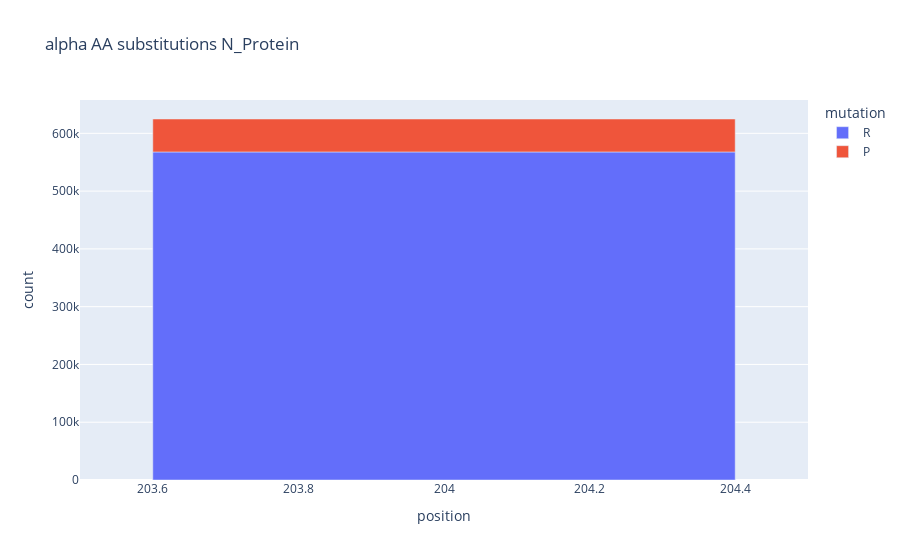
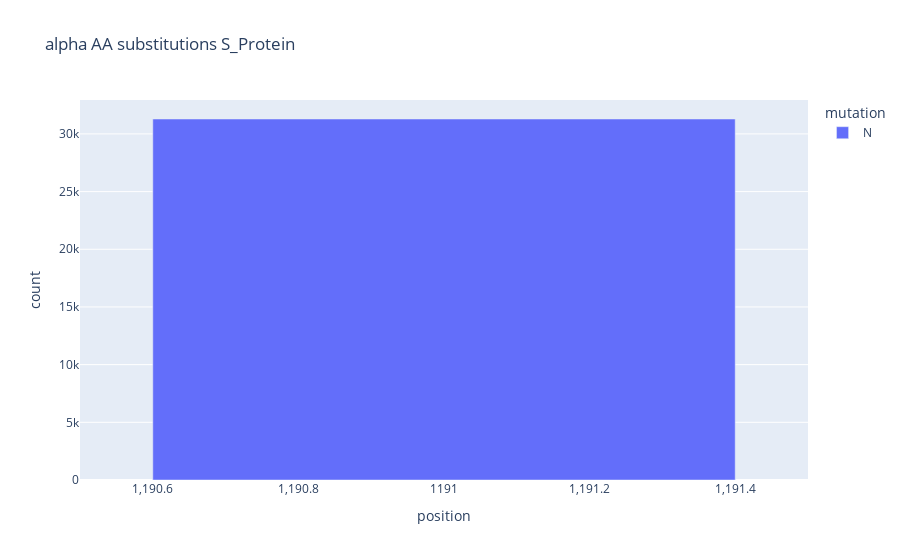
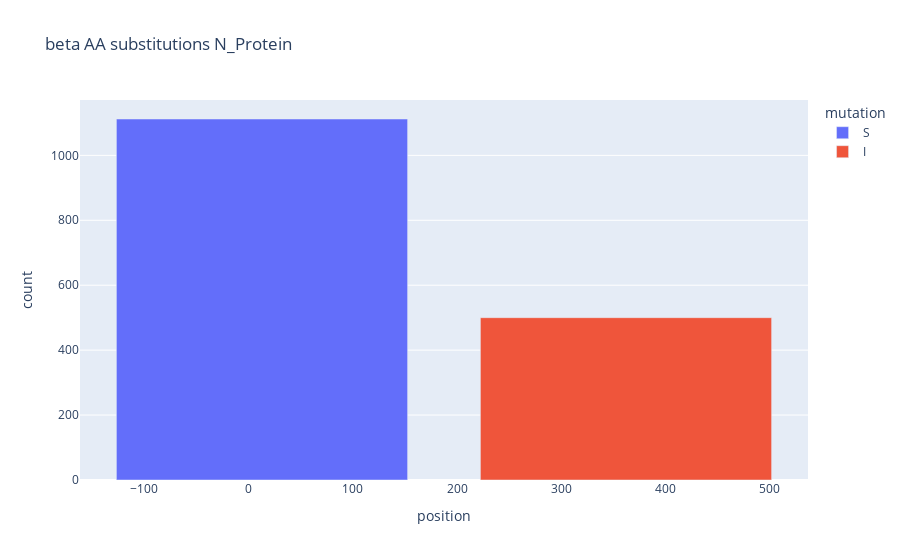
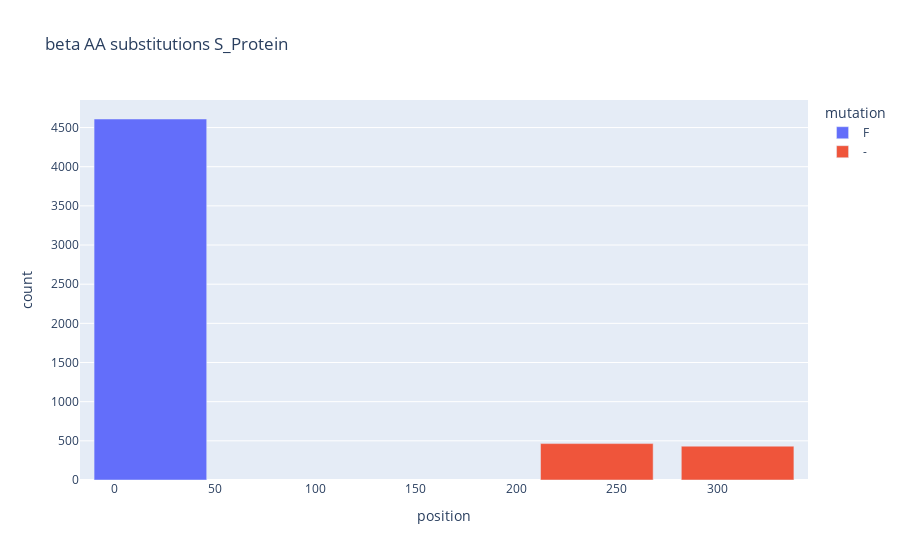

The code cell stored with these charts, in order, in its notebook:
### Markdown cell above
Combine N and S protein mutation data and their counts from JSON text to pandas dataFrame.
Remove mutations with proportion > 0.95.

### Code cell
import plotly.express
import pandas as pd

pd.set_option('mode.chained_assignment',None)

# proteinList['<VoC>']: 0 - s prot; 1 - n prot
proteinList = {}

for key in lineageList:

    voc = pd.DataFrame(lineageList[key],copy=False)

    # select onlu S un N protein mutations
    voc_N = voc[voc["mutation"].str.contains("N:")]
    voc_S = voc[voc["mutation"].str.contains("S:")]
    
    # remove mutations with proportion > 0.95
    voc_N = voc_N[voc_N["proportion"] < 0.95]
    voc_S = voc_S[voc_S["proportion"] < 0.95]
       
    voc_N = extractMutationData(voc_N)
    # print(voc_N)

    fig = plotly.express.bar(voc_N, x="position", y="count", color="mutation", title=key+" AA substitutions N_Protein")
    fig.show()
    
    extractMutationData(voc_S)
    # print(voc_S)
    fig = plotly.express.bar(voc_S, x="position", y="count", color="mutation", title=key+" AA substitutions S_Protein")
    fig.show()

    # add S, N  prot to VoC list
    proteinList[key] = [voc_S, voc_N]

### Figure 1 — Plotly figure (JSON) as saved in the notebook; plotly's stock layout.template omitted (floating-point values rounded to 4 significant figures)
{"data": [{"alignmentgroup": "True", "hovertemplate": "mutation=R<br>position=%{x}<br>count=%{y}<extra></extra>", "legendgroup": "R", "marker": {"color": "#636efa", "pattern": {"shape": ""}}, "name": "R", "offsetgroup": "R", "orientation": "v", "showlegend": true, "textposition": "auto", "type": "bar", "x": [204], "xaxis": "x", "y": [567773], "yaxis": "y"}, {"alignmentgroup": "True", "hovertemplate": "mutation=P<br>position=%{x}<br>count=%{y}<extra></extra>", "legendgroup": "P", "marker": {"color": "#EF553B", "pattern": {"shape": ""}}, "name": "P", "offsetgroup": "P", "orientation": "v", "showlegend": true, "textposition": "auto", "type": "bar", "x": [204], "xaxis": "x", "y": [57040], "yaxis": "y"}], "layout": {"barmode": "relative", "legend": {"title": {"text": "mutation"}, "tracegroupgap": 0}, "title": {"text": "alpha AA substitutions N_Protein"}, "xaxis": {"anchor": "y", "domain": [0, 1], "title": {"text": "position"}}, "yaxis": {"anchor": "x", "domain": [0, 1], "title": {"text": "count"}}}}

### Figure 2 — Plotly figure (JSON) as saved in the notebook; plotly's stock layout.template omitted (floating-point values rounded to 4 significant figures)
{"data": [{"alignmentgroup": "True", "hovertemplate": "mutation=N<br>position=%{x}<br>count=%{y}<extra></extra>", "legendgroup": "N", "marker": {"color": "#636efa", "pattern": {"shape": ""}}, "name": "N", "offsetgroup": "N", "orientation": "v", "showlegend": true, "textposition": "auto", "type": "bar", "x": [1191], "xaxis": "x", "y": [31294], "yaxis": "y"}], "layout": {"barmode": "relative", "legend": {"title": {"text": "mutation"}, "tracegroupgap": 0}, "title": {"text": "alpha AA substitutions S_Protein"}, "xaxis": {"anchor": "y", "domain": [0, 1], "title": {"text": "position"}}, "yaxis": {"anchor": "x", "domain": [0, 1], "title": {"text": "count"}}}}

### Figure 3 — Plotly figure (JSON) as saved in the notebook; plotly's stock layout.template omitted (floating-point values rounded to 4 significant figures)
{"data": [{"alignmentgroup": "True", "hovertemplate": "mutation=S<br>position=%{x}<br>count=%{y}<extra></extra>", "legendgroup": "S", "marker": {"color": "#636efa", "pattern": {"shape": ""}}, "name": "S", "offsetgroup": "S", "orientation": "v", "showlegend": true, "textposition": "auto", "type": "bar", "x": [13], "xaxis": "x", "y": [1112], "yaxis": "y"}, {"alignmentgroup": "True", "hovertemplate": "mutation=I<br>position=%{x}<br>count=%{y}<extra></extra>", "legendgroup": "I", "marker": {"color": "#EF553B", "pattern": {"shape": ""}}, "name": "I", "offsetgroup": "I", "orientation": "v", "showlegend": true, "textposition": "auto", "type": "bar", "x": [362], "xaxis": "x", "y": [500], "yaxis": "y"}], "layout": {"barmode": "relative", "legend": {"title": {"text": "mutation"}, "tracegroupgap": 0}, "title": {"text": "beta AA substitutions N_Protein"}, "xaxis": {"anchor": "y", "domain": [0, 1], "title": {"text": "position"}}, "yaxis": {"anchor": "x", "domain": [0, 1], "title": {"text": "count"}}}}

### Figure 4 — Plotly figure (JSON) as saved in the notebook; plotly's stock layout.template omitted (floating-point values rounded to 4 significant figures)
{"data": [{"alignmentgroup": "True", "hovertemplate": "mutation=F<br>position=%{x}<br>count=%{y}<extra></extra>", "legendgroup": "F", "marker": {"color": "#636efa", "pattern": {"shape": ""}}, "name": "F", "offsetgroup": "F", "orientation": "v", "showlegend": true, "textposition": "auto", "type": "bar", "x": [18], "xaxis": "x", "y": [4609], "yaxis": "y"}, {"alignmentgroup": "True", "hovertemplate": "mutation=-<br>position=%{x}<br>count=%{y}<extra></extra>", "legendgroup": "-", "marker": {"color": "#EF553B", "pattern": {"shape": ""}}, "name": "-", "offsetgroup": "-", "orientation": "v", "showlegend": true, "textposition": "auto", "type": "bar", "x": [240, 310], "xaxis": "x", "y": [465, 432], "yaxis": "y"}], "layout": {"barmode": "relative", "legend": {"title": {"text": "mutation"}, "tracegroupgap": 0}, "title": {"text": "beta AA substitutions S_Protein"}, "xaxis": {"anchor": "y", "domain": [0, 1], "title": {"text": "position"}}, "yaxis": {"anchor": "x", "domain": [0, 1], "title": {"text": "count"}}}}
